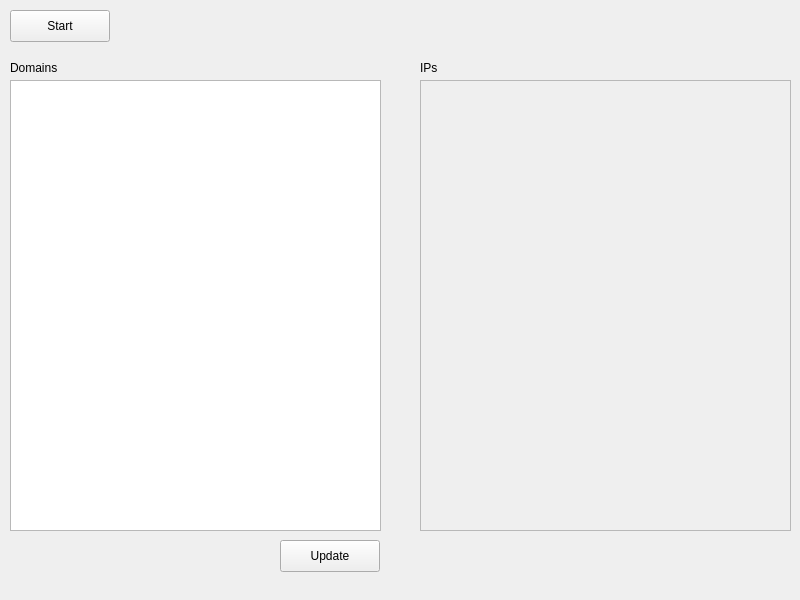
<?xml version="1.0" encoding="UTF-8"?>
<ui version="4.0">
 <class>Widget</class>
 <widget class="QWidget" name="Widget">
  <property name="geometry">
   <rect>
    <x>0</x>
    <y>0</y>
    <width>800</width>
    <height>600</height>
   </rect>
  </property>
  <property name="windowTitle">
   <string>Widget</string>
  </property>
  <widget class="QPushButton" name="toggleButton">
   <property name="geometry">
    <rect>
     <x>10</x>
     <y>10</y>
     <width>100</width>
     <height>32</height>
    </rect>
   </property>
   <property name="text">
    <string>Start</string>
   </property>
  </widget>
  <widget class="QPlainTextEdit" name="domainsTextEdit">
   <property name="geometry">
    <rect>
     <x>10</x>
     <y>80</y>
     <width>371</width>
     <height>451</height>
    </rect>
   </property>
  </widget>
  <widget class="QPushButton" name="updateDomainsButton">
   <property name="geometry">
    <rect>
     <x>280</x>
     <y>540</y>
     <width>100</width>
     <height>32</height>
    </rect>
   </property>
   <property name="text">
    <string>Update</string>
   </property>
  </widget>
  <widget class="QLabel" name="label">
   <property name="geometry">
    <rect>
     <x>10</x>
     <y>60</y>
     <width>58</width>
     <height>16</height>
    </rect>
   </property>
   <property name="text">
    <string>Domains</string>
   </property>
  </widget>
  <widget class="QLabel" name="label_2">
   <property name="geometry">
    <rect>
     <x>420</x>
     <y>60</y>
     <width>58</width>
     <height>16</height>
    </rect>
   </property>
   <property name="text">
    <string>IPs</string>
   </property>
  </widget>
  <widget class="QPlainTextEdit" name="ipsTextEdit">
   <property name="enabled">
    <bool>false</bool>
   </property>
   <property name="geometry">
    <rect>
     <x>420</x>
     <y>80</y>
     <width>371</width>
     <height>451</height>
    </rect>
   </property>
  </widget>
 </widget>
 <resources/>
 <connections/>
</ui>
